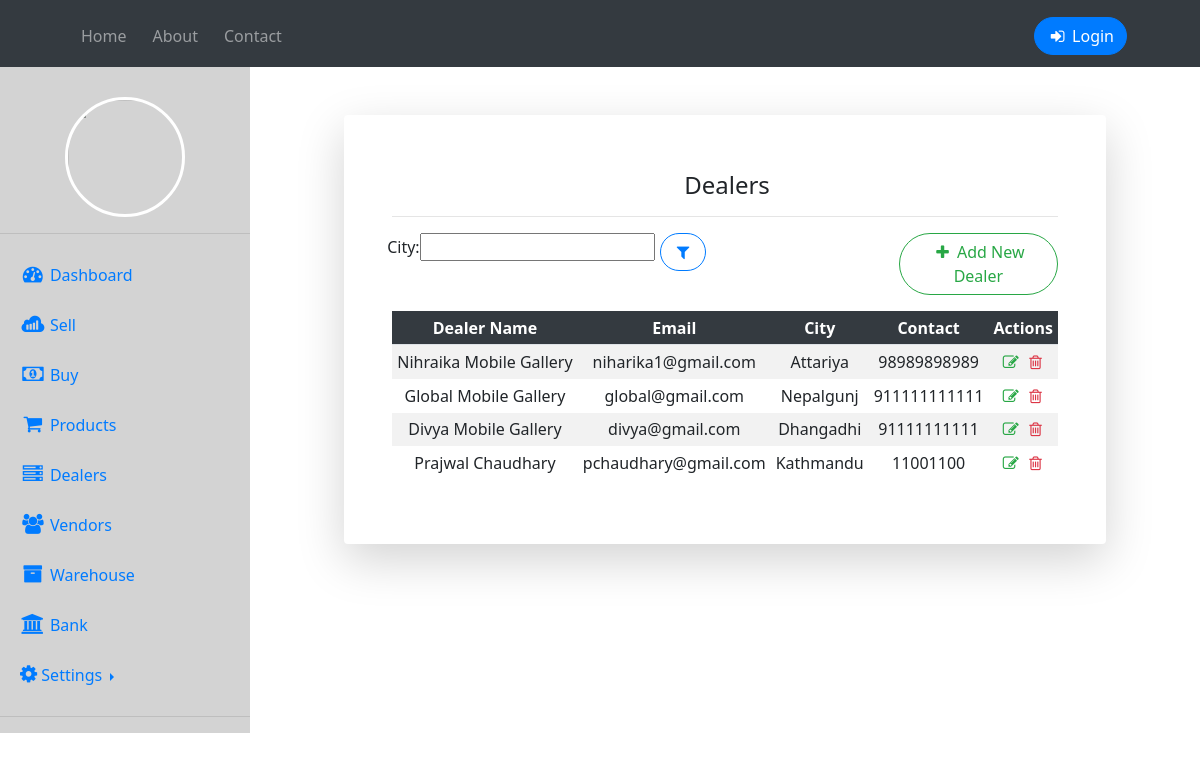
The app's page /dealers with its own data.
### home/models.py (models this page shows, shortened)
class Dealer(models.Model):
    name = models.CharField(max_length=50)
    email = models.EmailField(max_length=50)
    desc = models.TextField()
    address = models.CharField(max_length=50)
    city = models.CharField(max_length=50)
    contact = models.BigIntegerField()

### home/views.py (the view)
# urls.py: path("dealers",views.dealers, name="dealers"),
def dealers(request):
    contents = Dealer.objects.all()
    myfilter = DealerFilter(request.GET, queryset=contents)
    contents = myfilter.qs
    return render(request, 'dealers.html', {'contents' : contents, 'myfilter' : myfilter})

### templates/dealers.html (shortened to what this page needs)
{% extends 'dashboard.html' %}
{% block body %}
<div class="container">
    <div class="row justify-content-center">
      <div class="col-xl-10 col-lg-12 col-md-9">
        <div class="card o-hidden border-0 shadow-lg my-5">
          <div class="card-body p-5">
            <form class="container p-0">
            <div class="text-center mt-2 mb-2">
                <h1 class="h4 text-gray-900 mb-2 mt-0 ml-1">Dealers</h1>
                <hr>
              </div>
              <div class="form-row">
                    <div class="form-group">
                      <form method="GET">
                          {{myfilter.form}}
                      </form>
                    </div>
                <div class="form-group col">
                    <button type="submit" value="Search" class="btn btn-outline-primary"><i class="fa fa-filter fa-fw" aria-hidden="true"></i></button>
                </div>
                <div class="form-group col-md-3">
                    <a href='/adddealer' class="btn btn-outline-success "><i class="fa fa-plus fa-fw" aria-hidden="true"></i> Add New Dealer</a>
                </div>
                </div>
            <table class="table table-striped table-borderless table-sm">
                <thead class="thead-dark border-bottom font-weight-bold">
                <tr align="center">
                    <th>Dealer Name</th>
                    <th>Email</th>
                    <th>City</th>
                    <th>Contact</th>
                    <th>Actions</th>
                </tr>
                </thead>
                {% for content in contents %}
                <tr align="center">
                    <td>{{ content.name }}</td>
                    <td>{{ content.email }}</td>
                    <td>{{content.city}}</td>
                    <td>{{ content.contact }}</td>
                    <td>
                        <a href="{% url 'editdealer' content.id %}"><span class=""><i class="fa fa-pencil-square-o fa-fw text-success" aria-hidden="true"></i></span></a>
                        <a href="{% url 'deletedealer' content.id %}"><span class=""><i class="fa fa-trash-o fa-fw text-danger" aria-hidden="true"></i></span></a>
                    </td>
                </tr>
                {% endfor %}
            </table>
        </form>
        </div>
        </div>
        </div>
        </div>
        </div>
{% endblock body %}

### templates/dashboard.html (style rules this page uses)
* { padding: 0; margin: 0; text-decoration: none; list-style: none; box-sizing: border-box; font-family: 'Segoe UI', Tahoma, Geneva, Verdana, sans-serif; }
.btn { border-radius: 50px; }

### records on screen
Dealer: name "Nihraika Mobile Gallery", email "niharika1@gmail.com", city "Attariya", contact "98989898989"
Dealer: name "Global Mobile Gallery", email "global@gmail.com", city "Nepalgunj", contact "911111111111"
Dealer: name "Divya Mobile Gallery", email "divya@gmail.com", city "Dhangadhi", contact "91111111111"
Dealer: name "Prajwal Chaudhary", email "pchaudhary@gmail.com", city "Kathmandu", contact "11001100"
